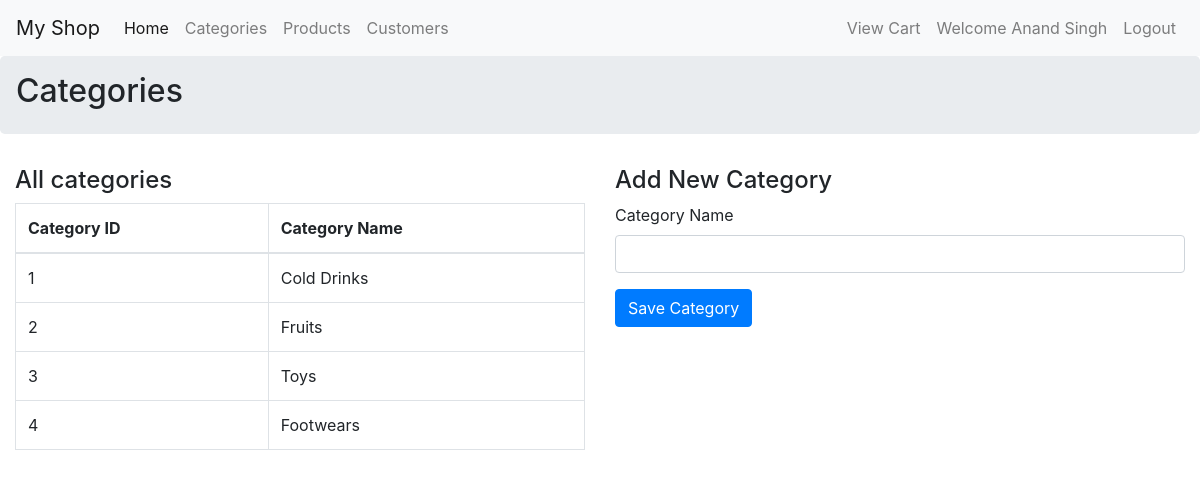
/cats/ (signed in), run on the app's committed database.
### myapp/models.py (models this page shows, shortened)
class Categrory(models.Model):
    cname=models.CharField(max_length=30)
    class Meta:
        db_table='category'

### myapp/views.py (the view, shortened to what this page needs)
# urls.py: path('cats/',views.CategoryView.as_view(),name='cats'),
class CategoryView(generic.View):
    def get(self,req):
        all=Categrory.objects.all()
        return render(req,"categories.html",locals())

### myapp/templates/categories.html (shortened to what this page needs)
{% extends  'base.html' %}
{% block ptitle %} Categories {% endblock %}
{% block main %}
        <div class="row">
            <div class="col-sm-6">
                <h4>All categories</h4>
                <table class="table table-bordered">
                    <thead>
                        <tr>
                            <th>Category ID</th>
                            <th>Category Name</th>
                        </tr>
                    </thead>
                    <tbody>
                        {% for cat in all %}
                            <tr>
                                <td>{{cat.id}}</td>
                                <td>{{cat.cname}}</td>
                            </tr>
                        {% endfor %}
                    </tbody>
                </table>
            </div>
            <div class="col-sm-6">
                <h4>Add New Category</h4>
                <form method="post">
                    <div class="form-group">
                        <label>Category Name</label>
                        <input type="text" name="cname" class="form-control">
                    </div>
                    <input type="submit" value="Save Category" class="btn btn-primary">
                </form>
            </div>
        </div>
{% endblock %}

### data on the page
Categrory: id "1", cname "Cold Drinks"
Categrory: id "2", cname "Fruits"
Categrory: id "3", cname "Toys"
Categrory: id "4", cname "Footwears"

### other printed values
{{ req.session.uname }} "Anand Singh"
